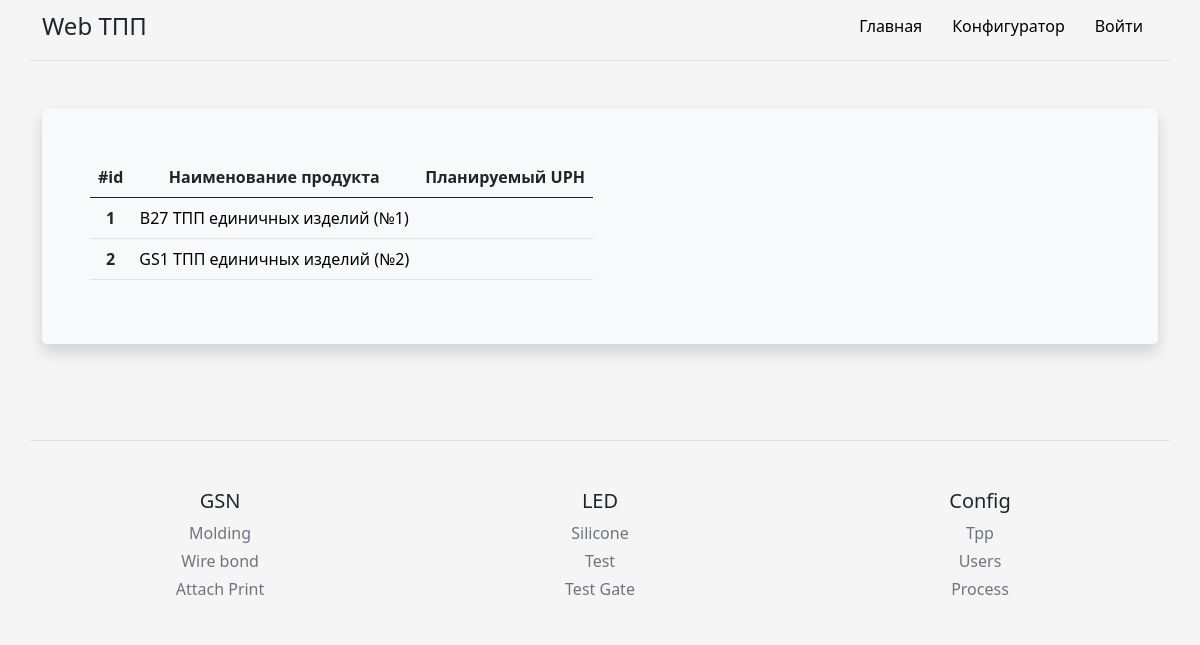
The app's page /Molding/uph with its own data.
### models.py (models this page shows, shortened)
class Tpp_config(db.Model):
    id = db.Column(db.Integer, primary_key=True)
    prod_sum = db.Column(db.Text, nullable=False)
    owner = db.Column(db.Text, nullable=False)
    comment = db.Column(db.Text, nullable=False)
    status = db.Column(db.Text, nullable=False, default="Открыт")
    del_status = db.Column(db.Boolean, nullable=False, default=True)

class Process(db.Model):
    id = db.Column(db.Integer, primary_key=True)
    process = db.Column(db.Text, nullable=False)
    branch = db.Column(db.Text, nullable=False)

### routes.py (the view)
@app_routes.route('/<string:process>/uph')
def uph(process):
    from main import db
    from models import Process, Tpp_config
    branch_footer = db.session.query(Process).group_by(Process.branch).all()
    process_footer = db.session.query(Process).all()
    tpp_name = db.session.query(Tpp_config).filter_by(del_status=True).all()
    return render_template('config_folder/uph.html', process=process, tpp_name=tpp_name, branch_footer=branch_footer, process_footer=process_footer)

### templates/config_folder/uph.html (shortened to what this page needs)
{% extends 'base.html' %}
{% block body %}
<div class="container py-4">
	<div class="p-5 mb-4 bg-light rounded-3 shadow">
		<div class="row align-items-md-stretch">
            <div class="col-md-12">
                <table class="table table-hover" method="post">
                    <thead>
                        <tr>
                        <th scope="col">#id</th>
                        <th scope="col">Наименование продукта</th>
                        <th scope="col">Планируемый UPH</th>
                        </tr>
                    </thead>
                    <tbody>
                        {% for item in tpp_name %}
                        <tr>
                        <th scope="row" name="prod_id">{{item.id}}</th>
                        <td name="prod_name"><a href="{{ url_for('.update_uph', process=process, id=item.id ) }}"> {{item.prod_sum}} </a></td>
                        <td name="add_uph"></td>
                        </tr>
                        {% endfor %}
                    </tbody>
                </table>
            </div>
         </div>
    </div>
</div>
{% endblock %}

### templates/base.html (shortened to what this page needs)
<!DOCTYPE html>
<html lang="en">
  <head>
    <link rel="stylesheet" href="https://cdn.jsdelivr.net/npm/bootstrap@5.1.0/dist/css/bootstrap.min.css">
    <link rel="stylesheet" href="{{ url_for('static', filename='css/main.css') }}">
  </head>
<body>
  <div class="py-2 container d-flex flex-column flex-md-row align-items-center pb-3 mb-4 border-bottom">
      <span class="fs-4">Web ТПП</span>
      <nav class="d-inline-flex mt-2 mt-md-0 ms-md-auto">
        <a class="nav__link" href="/">Главная</a>
        <a class="nav__link" href="/config_tpp">Конфигуратор</a>
        {% if current_user.is_anonymous %}
        <a class="nav__link" href="/login">Войти</a>
        {% else %}
        <a class="nav__link" href="/logout">Выйти</a>
        {% endif %}
      </nav>
    </div>
{% block body %}{% endblock %}
</body>
<footer class="container pt-4 my-md-5 pt-md-5 border-top">
    <div class="text-center row">
        {% for item in branch_footer %}
        <div class="col-6 col-md">
            <h5>{{item.branch}}</h5>
            <ul class="list-unstyled text-small">
                {% for i in process_footer %}
                {% if i.branch == item.branch %}
                <li class="mb-1"><a class="link-secondary text-decoration-none" href="/{{i.process}}">{{i.process}}</a></li>
                {% endif%}
                {% endfor %}
            </ul>
        </div>
        {% endfor %}
      <div class="col-6 col-md">
        <h5>Config</h5>
        <ul class="list-unstyled text-small">
          <li class="mb-1"><a class="link-secondary text-decoration-none" href="{{ url_for('.config_tpp') }}">Tpp</a></li>
          <li class="mb-1"><a class="link-secondary text-decoration-none" href="{{ url_for('.config_user') }}">Users</a></li>
          <li class="mb-1"><a class="link-secondary text-decoration-none" href="{{ url_for('.add_process') }}">Process</a></li>
        </ul>
      </div>
    </div>
</footer>
</html>

### static/css/main.css (style rules this page uses)
html, body { height: 100%; background-color: #f5f5f5; }
.td, a { text-decoration: none; text-align: center; color: black; }
.shadow { background: #ffcc00; box-shadow: 0 0 10px rgba(0,0,0,0.5); padding: 10px; }
.table { display: block; border-collapse: collapse; width: 100%; overflow: auto; }
th, td { text-align: center; padding: 8px; }
.nav__link { display: inline-block; vertical-align: top; margin: 0 15px; position: relative; color: rgb(0, 0, 0); text-decoration: none; transition: color .1s linear; }
.nav__link:after { content: ""; display: block; width: 100%; height: 3px; opacity: 0; background-color: #656872; position: absolute; top: 100%; left: 0; z-index: 1; transition: opacity .1s linear; }

### records on screen
Tpp_config: id "1", prod_sum "B27 ТПП единичных изделий (№1)"
Tpp_config: id "2", prod_sum "GS1 ТПП единичных изделий (№2)"
Process: branch "GSN", process "Molding"
Process: process "Wire bond"
Process: process "Attach Print"
Process: branch "LED", process "Silicone"
Process: process "Test"
Process: process "Test Gate"
